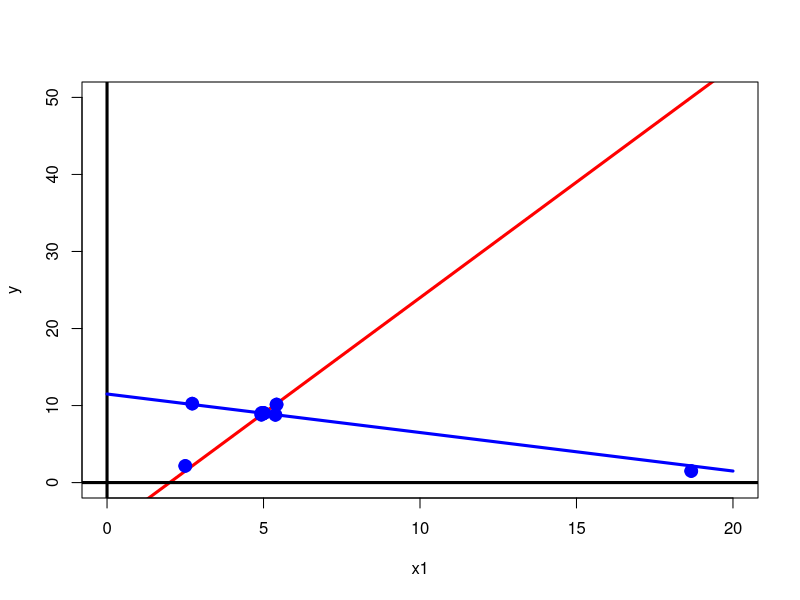

The R source for this figure:
#d)Utilizando o método de Gauss-Jacobi, realize dez iterações, marque os valores em um gráfico igual ao elaborado na letra a) e apresente-os em uma tabela.

require(pracma)

f1<-function(x1){3*x1-6}
f2<-function(x2){(23-x2)/2}

plot(f1,0,20,lwd = 3,col="red",ylab="y",xlab="x1",ylim=c(0,50))
abline(h=0,v=0,lwd=3)
curve((23-x)/2,from=0,to=20,lwd=3,col="blue",add=TRUE)

A<-matrix(c(3,-1,1,2),nrow= 2,ncol=2,byrow=TRUE)
b<-c(6, 23)

start<-c(20,50)
resultados<-matrix(,ncol=2,nrow=10)
for ( i in 1:10){
a<-itersolve(A,b, start, method = "Jacobi", nmax=i)
resultados[i,1]<-a$x[1]
resultados[i,2]<-a$x[2]
points(resultados[i,1],resultados[i,2],pch=10,col="blue",lwd=6)
}

resultados